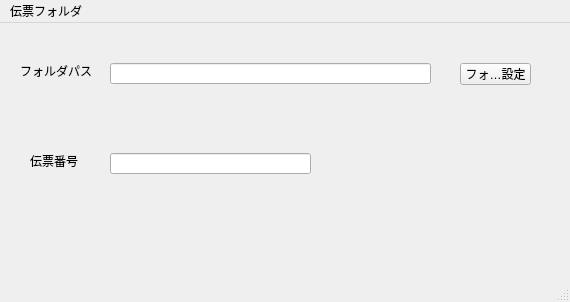
<?xml version="1.0" encoding="UTF-8"?>
<ui version="4.0">
 <class>MainWindow</class>
 <widget class="QMainWindow" name="MainWindow">
  <property name="geometry">
   <rect>
    <x>0</x>
    <y>0</y>
    <width>570</width>
    <height>302</height>
   </rect>
  </property>
  <property name="windowTitle">
   <string>伝票番号ディレクトリ</string>
  </property>
  <widget class="QWidget" name="centralwidget">
   <widget class="QLineEdit" name="rootPathEdit">
    <property name="geometry">
     <rect>
      <x>110</x>
      <y>40</y>
      <width>321</width>
      <height>21</height>
     </rect>
    </property>
    <property name="readOnly">
     <bool>true</bool>
    </property>
   </widget>
   <widget class="QLineEdit" name="orderNumberEdit">
    <property name="geometry">
     <rect>
      <x>110</x>
      <y>130</y>
      <width>201</width>
      <height>21</height>
     </rect>
    </property>
   </widget>
   <widget class="QToolButton" name="openDirectoryButton">
    <property name="geometry">
     <rect>
      <x>460</x>
      <y>40</y>
      <width>71</width>
      <height>22</height>
     </rect>
    </property>
    <property name="text">
     <string>フォルダ設定</string>
    </property>
   </widget>
   <widget class="QLabel" name="label_1">
    <property name="geometry">
     <rect>
      <x>20</x>
      <y>40</y>
      <width>81</width>
      <height>16</height>
     </rect>
    </property>
    <property name="text">
     <string>フォルダパス</string>
    </property>
   </widget>
   <widget class="QLabel" name="label_2">
    <property name="geometry">
     <rect>
      <x>30</x>
      <y>130</y>
      <width>58</width>
      <height>16</height>
     </rect>
    </property>
    <property name="text">
     <string>伝票番号</string>
    </property>
   </widget>
  </widget>
  <widget class="QMenuBar" name="menubar">
   <property name="geometry">
    <rect>
     <x>0</x>
     <y>0</y>
     <width>570</width>
     <height>22</height>
    </rect>
   </property>
   <widget class="QMenu" name="menu">
    <property name="title">
     <string>伝票フォルダ</string>
    </property>
   </widget>
   <addaction name="menu"/>
  </widget>
  <widget class="QStatusBar" name="statusbar"/>
 </widget>
 <resources/>
 <connections/>
</ui>
